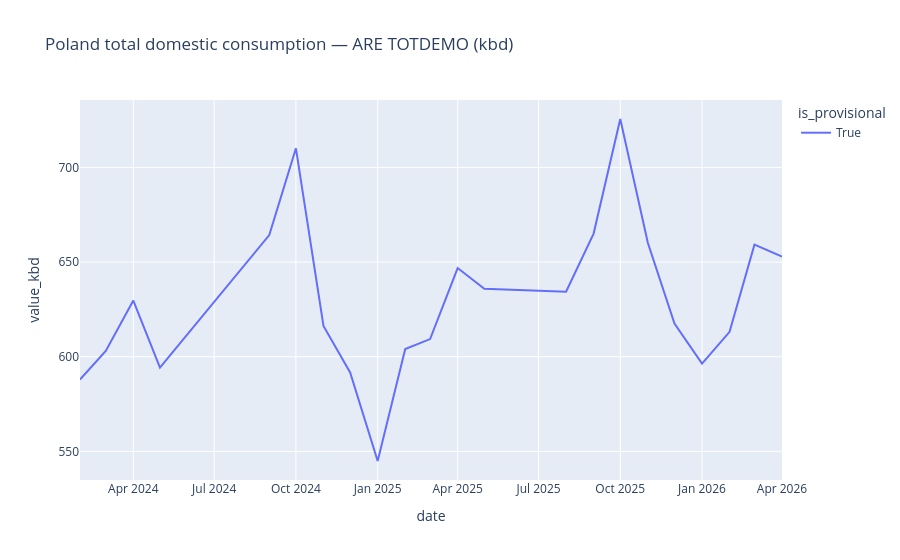

Notebook source saved alongside this figure:
### Markdown cell above
## 2. Headline — total demand (kbd)

### Code cell
headline_ts = (
    headline.groupby(["date", "is_provisional"], as_index=False)["value_kbd"]
    .sum()
    .sort_values("date")
)
fig = px.line(
    headline_ts,
    x="date",
    y="value_kbd",
    color="is_provisional",
    title="Poland total domestic consumption — ARE TOTDEMO (kbd)",
)
fig.show()

### Figure 1 — Plotly figure (JSON) as saved in the notebook; plotly's stock layout.template omitted (floating-point values rounded to 4 significant figures)
{"data": [{"hovertemplate": "is_provisional=True<br>date=%{x}<br>value_kbd=%{y}<extra></extra>", "legendgroup": "True", "line": {"color": "#636efa", "dash": "solid"}, "marker": {"symbol": "circle"}, "mode": "lines", "name": "True", "orientation": "v", "showlegend": true, "type": "scatter", "x": ["2024-02-01T00:00:00", "2024-03-01T00:00:00", "2024-04-01T00:00:00", "2024-05-01T00:00:00", "2024-09-01T00:00:00", "2024-10-01T00:00:00", "2024-11-01T00:00:00", "2024-12-01T00:00:00", "2025-01-01T00:00:00", "2025-02-01T00:00:00", "2025-03-01T00:00:00", "2025-04-01T00:00:00", "2025-05-01T00:00:00", "2025-08-01T00:00:00", "2025-09-01T00:00:00", "2025-10-01T00:00:00", "2025-11-01T00:00:00", "2025-12-01T00:00:00", "2026-01-01T00:00:00", "2026-02-01T00:00:00", "2026-03-01T00:00:00", "2026-04-01T00:00:00"], "xaxis": "x", "y": [588.0, 603.1, 629.6, 594.3, 664.3, 710.1, 616.2, 591.7, 544.9, 604.1, 609.3, 646.8, 635.9, 634.3, 665.0, 725.5, 660.2, 617.5, 596.3, 613.1, 659.2, 652.9], "yaxis": "y"}], "layout": {"legend": {"title": {"text": "is_provisional"}, "tracegroupgap": 0}, "title": {"text": "Poland total domestic consumption — ARE TOTDEMO (kbd)"}, "xaxis": {"anchor": "y", "domain": [0, 1], "title": {"text": "date"}}, "yaxis": {"anchor": "x", "domain": [0, 1], "title": {"text": "value_kbd"}}}}
